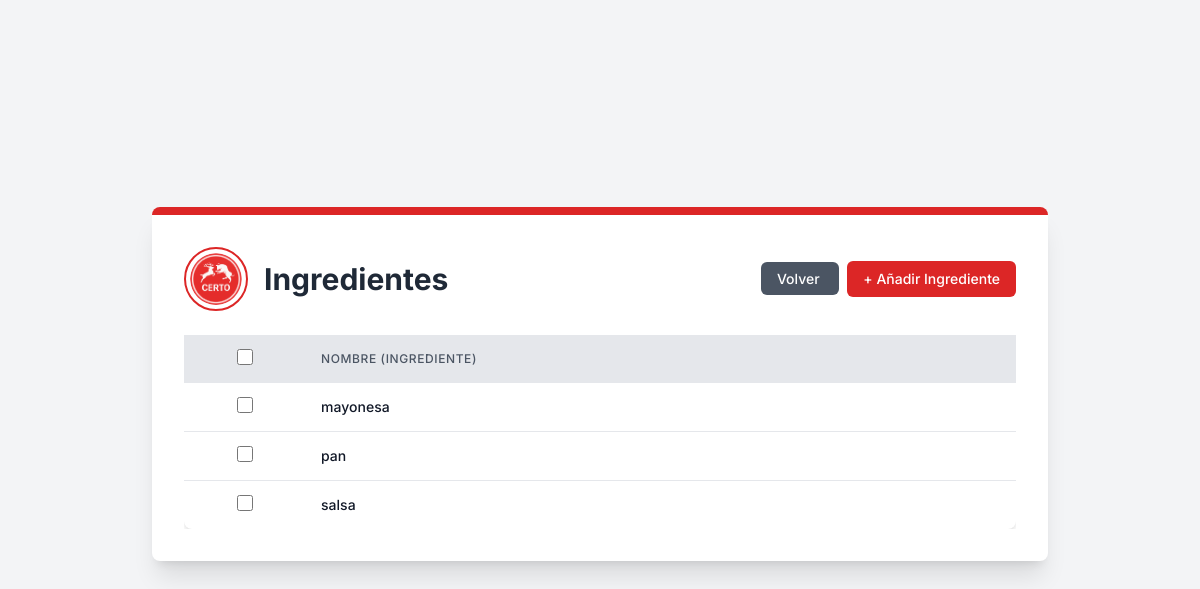
The page /core/ingredients/ (signed in) on the database its author committed.
### comedor/models.py (models this page shows, shortened)
class Ingredientes(models.Model):
    nombre = models.CharField(max_length=100)

### core/views.py (the view)
# urls.py: path("ingredients/", views.ingredients, name="ingredients"),
def ingredients(request):
    if request.user.is_authenticated:
        ingredients = Ingredientes.objects.all()
        return render(request, 'Ingredients/ingredients_list_view.html', {'ingredientes': ingredients})
    else:
        return redirect('core:signInUp')

### core/templates/Ingredients/ingredients_list_view.html (shortened to what this page needs)
{% extends "main.html" %} {% load static %}{% block content %}
<div
  class="bg-white p-8 rounded-lg shadow-xl max-w-4xl w-full border-t-8 border-primary-red mb-8"
>
  <div class="flex flex-col md:flex-row items-center justify-between mb-6">
    <div class="flex items-center mb-4 md:mb-0">
      <img
        src="{% static 'img/logos/logo.png' %}"
        alt="Logo de la Cafetería Certo"
        class="w-16 h-16 rounded-full border-2 border-primary-red p-1 object-cover mr-4"
      />
      <h1 class="text-3xl font-bold text-gray-800">Ingredientes</h1>
    </div>
    <div class="text-right">
      <a
        href="/core/dashboard"
        class="px-4 py-2 text-sm font-medium text-white bg-gray-600 rounded-md hover:bg-gray-700 transition duration-300 ease-in-out mr-2"
      >
        Volver
      </a>
      <button
        onclick="alert('Redirigir a formulario de nuevo ingediente')"
        class="px-4 py-2 text-sm font-medium text-white bg-primary-red rounded-md hover:bg-red-700 transition duration-300 ease-in-out"
      >
        + Añadir Ingrediente
      </button>
    </div>
  </div>
  <div class="overflow-x-auto">
    <form
      id="deleteForm"
      method="post"
      action="{% url 'core:bulk_delete' 'ingredientes' 'core:ingredients' %}"
    >
      <table class="min-w-full bg-white rounded-lg shadow-custom">
        <thead class="bg-gray-200">
          <tr>
            <th class="py-3 px-2 text-center">
              <input
                type="checkbox"
                id="selectAll"
                class="form-checkbox h-4 w-4 text-primary-red"
              />
            </th>
            <th
              class="py-3 px-4 text-left text-xs font-medium text-gray-600 uppercase tracking-wider"
            >
              Nombre (Ingrediente)
            </th>
          </tr>
        </thead>
        <tbody class="divide-y divide-gray-200">
          {% for ingrediente in ingredientes %}
          <tr class="hover:bg-gray-50">
            <td class="py-3 px-2 text-center">
              <input
                type="checkbox"
                name="selected_ids"
                value="{{ ingrediente.id }}"
                class="rowCheckbox form-checkbox h-4 w-4 text-primary-red"
              />
            </td>
            <td
              class="py-3 px-4 whitespace-nowrap text-sm font-medium text-gray-900"
            >
              {{ ingrediente.nombre }}
            </td>
          </tr>
          {% endfor %}
        </tbody>
      </table>
    </form>
  </div>
</div>
{% endblock %}

### static/css/main.css (style rules this page uses)
body { font-family: "Inter", sans-serif; background-color: #f3f4f6; }
.bg-primary-red { background-color: #dc2626; }
.text-primary-red { color: #dc2626; }
.border-primary-red { border-color: #dc2626; }
.shadow-custom { box-shadow: 0 4px 6px -1px rgba(0, 0, 0, 0.1), 0 2px 4px -1px rgba(0, 0, 0, 0.06); }

### rows shown on the page
Ingredientes: nombre "mayonesa"
Ingredientes: nombre "pan"
Ingredientes: nombre "salsa"
